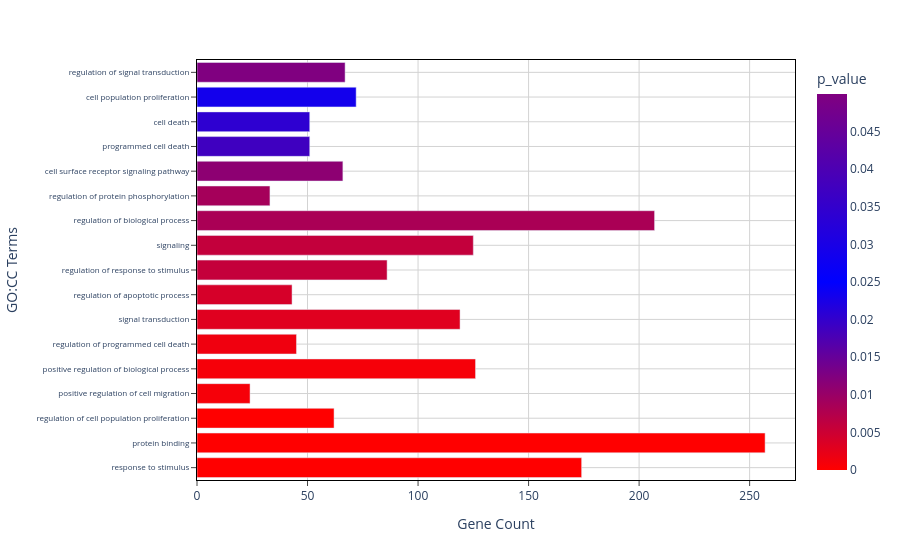

Notebook cell for this chart:
### Code cell
#CC Terms for each cell
import plotly.express as px
import pandas as pd
file_path = "/scratch/sah2p/datasets/2023_11_04_BurkeLab/output/dataforplots/H1975_E07_vs_C36_GO.xlsx"
df = pd.read_excel(file_path)

color_continuous_scale ='Rdbu',
fig = px.bar(df, x='intersection_size', y='name', orientation='h',
             labels={'intersection_size':'Gene Count','name':'GO:CC Terms'},
            #  hover_data=[' p_value','description','intersections'], 
             color='p_value', color_continuous_scale=["red", 
                                         "blue", "purple"])
# fig.update_layout(xaxis_range=[0,300],margin=dict(l=30, r=20, t=20, b=20),)
fig.update_layout(yaxis = dict(
tickfont = dict(size=8)),
plot_bgcolor = 'white')
fig.update_xaxes(
    mirror=True,
    ticks='outside',
    showline=True,
    linecolor='black',
    gridcolor='lightgrey'
)
fig.update_yaxes(
    mirror=True,
    ticks='outside',
    showline=True,
    linecolor='black',
    gridcolor='lightgrey'
)



fig.show()

### Figure 1 — Plotly figure (JSON) as saved in the notebook; plotly's stock layout.template omitted (floating-point values rounded to 4 significant figures)
{"data": [{"alignmentgroup": "True", "hovertemplate": "Gene Count=%{x}<br>GO:CC Terms=%{y}<br>p_value=%{marker.color}<extra></extra>", "legendgroup": "", "marker": {"color": [2.997e-06, 3.323e-05, 4.917e-05, 0.0008659, 0.000887, 0.001477, 0.003025, 0.004062, 0.005772, 0.005881, 0.008372, 0.008797, 0.01115, 0.01884, 0.02048, 0.02877, 0.04999], "coloraxis": "coloraxis", "pattern": {"shape": ""}}, "name": "", "offsetgroup": "", "orientation": "h", "showlegend": false, "textposition": "auto", "type": "bar", "x": [174, 257, 62, 24, 126, 45, 119, 43, 86, 125, 207, 33, 66, 51, 51, 72, 67], "xaxis": "x", "y": ["response to stimulus", "protein binding", "regulation of cell population proliferation", "positive regulation of cell migration", "positive regulation of biological process", "regulation of programmed cell death", "signal transduction", "regulation of apoptotic process", "regulation of response to stimulus", "signaling", "regulation of biological process", "regulation of protein phosphorylation", "cell surface receptor signaling pathway", "programmed cell death", "cell death", "cell population proliferation", "regulation of signal transduction"], "yaxis": "y"}], "layout": {"barmode": "relative", "coloraxis": {"colorbar": {"title": {"text": "p_value"}}, "colorscale": [[0, "red"], [0.5, "blue"], [1, "purple"]]}, "legend": {"tracegroupgap": 0}, "margin": {"t": 60}, "plot_bgcolor": "white", "xaxis": {"anchor": "y", "domain": [0, 1], "gridcolor": "lightgrey", "linecolor": "black", "mirror": true, "showline": true, "ticks": "outside", "title": {"text": "Gene Count"}}, "yaxis": {"anchor": "x", "domain": [0, 1], "gridcolor": "lightgrey", "linecolor": "black", "mirror": true, "showline": true, "tickfont": {"size": 8}, "ticks": "outside", "title": {"text": "GO:CC Terms"}}}}
